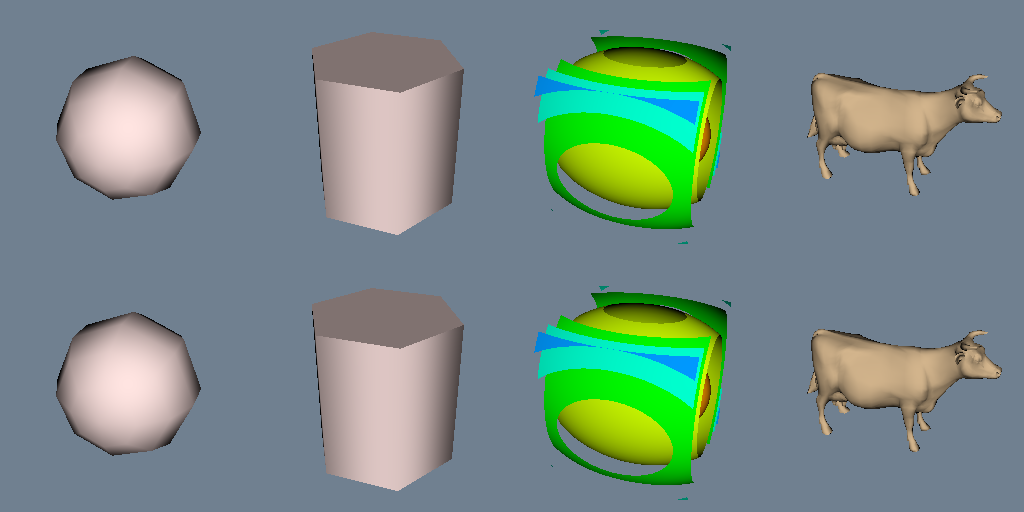

Python code for this plot:
#!/usr/bin/env python

# Compare flat versus Gouraud shading on four different geometries:
# sphere, cylinder, isosurface, and an OBJ model (cow).

import os
from pathlib import Path

# Factory overrides: importing these modules registers the OpenGL rendering
# and interaction style implementations for vtkRenderingCore factory classes.
import vtkmodules.vtkInteractionStyle  # noqa: F401
import vtkmodules.vtkRenderingOpenGL2  # noqa: F401

# VTK pipeline classes used in this example
from vtkmodules.vtkCommonDataModel import vtkQuadric
from vtkmodules.vtkFiltersCore import vtkContourFilter
from vtkmodules.vtkFiltersSources import (
    vtkCylinderSource,
    vtkSphereSource,
)
from vtkmodules.vtkIOGeometry import vtkOBJReader
from vtkmodules.vtkImagingHybrid import vtkSampleFunction
from vtkmodules.vtkRenderingCore import (
    vtkActor,
    vtkPolyDataMapper,
    vtkRenderWindow,
    vtkRenderWindowInteractor,
    vtkRenderer,
)

# Colors (normalized RGB)
misty_rose = (1.0, 0.894, 0.882)
tan_color = (0.824, 0.706, 0.549)
background = (0.439, 0.502, 0.565)

# Data directory
data_dir = Path(os.environ.get("VPE_DATA_DIR", Path(__file__).parent))

# ---------- column 0: sphere ----------
sphere = vtkSphereSource()

sphere_mapper = vtkPolyDataMapper()
sphere_mapper.SetInputConnection(sphere.GetOutputPort())

flat_sphere_actor = vtkActor()
flat_sphere_actor.SetMapper(sphere_mapper)
flat_sphere_actor.GetProperty().SetColor(misty_rose)
flat_sphere_actor.GetProperty().SetInterpolationToFlat()

smooth_sphere_actor = vtkActor()
smooth_sphere_actor.SetMapper(sphere_mapper)
smooth_sphere_actor.GetProperty().SetColor(misty_rose)
smooth_sphere_actor.GetProperty().SetInterpolationToGouraud()

# ---------- column 1: cylinder ----------
cylinder = vtkCylinderSource()

cylinder_mapper = vtkPolyDataMapper()
cylinder_mapper.SetInputConnection(cylinder.GetOutputPort())

flat_cylinder_actor = vtkActor()
flat_cylinder_actor.SetMapper(cylinder_mapper)
flat_cylinder_actor.GetProperty().SetColor(misty_rose)
flat_cylinder_actor.GetProperty().SetInterpolationToFlat()

smooth_cylinder_actor = vtkActor()
smooth_cylinder_actor.SetMapper(cylinder_mapper)
smooth_cylinder_actor.GetProperty().SetColor(misty_rose)
smooth_cylinder_actor.GetProperty().SetInterpolationToGouraud()

# ---------- column 2: isosurface ----------
quadric = vtkQuadric()
quadric.SetCoefficients(1, 2, 3, 0, 1, 0, 0, 0, 0, 0)

sample = vtkSampleFunction()
sample.SetSampleDimensions(25, 25, 25)
sample.SetImplicitFunction(quadric)

contour = vtkContourFilter()
contour.SetInputConnection(sample.GetOutputPort())
contour.GenerateValues(5, 1.0, 6.0)

contour_mapper = vtkPolyDataMapper()
contour_mapper.SetInputConnection(contour.GetOutputPort())
contour_mapper.SetScalarRange(0, 7)

flat_iso_actor = vtkActor()
flat_iso_actor.SetMapper(contour_mapper)
flat_iso_actor.GetProperty().SetInterpolationToFlat()

smooth_iso_actor = vtkActor()
smooth_iso_actor.SetMapper(contour_mapper)
smooth_iso_actor.GetProperty().SetInterpolationToGouraud()

# ---------- column 3: OBJ model (cow) ----------
reader = vtkOBJReader()
reader.SetFileName(str(data_dir / "cow.obj"))

model_mapper = vtkPolyDataMapper()
model_mapper.SetInputConnection(reader.GetOutputPort())

flat_model_actor = vtkActor()
flat_model_actor.SetMapper(model_mapper)
flat_model_actor.GetProperty().SetColor(tan_color)
flat_model_actor.GetProperty().SetInterpolationToFlat()

smooth_model_actor = vtkActor()
smooth_model_actor.SetMapper(model_mapper)
smooth_model_actor.GetProperty().SetColor(tan_color)
smooth_model_actor.GetProperty().SetInterpolationToGouraud()

# Renderer 0: flat sphere (top-left)
renderer_0 = vtkRenderer()
renderer_0.AddActor(flat_sphere_actor)
renderer_0.SetBackground(background)
renderer_0.SetViewport(0.0, 0.5, 0.25, 1.0)

# Renderer 1: smooth sphere (bottom-left)
renderer_1 = vtkRenderer()
renderer_1.AddActor(smooth_sphere_actor)
renderer_1.SetBackground(background)
renderer_1.SetViewport(0.0, 0.0, 0.25, 0.5)
renderer_1.SetActiveCamera(renderer_0.GetActiveCamera())

# Renderer 2: flat cylinder
renderer_2 = vtkRenderer()
renderer_2.AddActor(flat_cylinder_actor)
renderer_2.SetBackground(background)
renderer_2.SetViewport(0.25, 0.5, 0.5, 1.0)

# Renderer 3: smooth cylinder
renderer_3 = vtkRenderer()
renderer_3.AddActor(smooth_cylinder_actor)
renderer_3.SetBackground(background)
renderer_3.SetViewport(0.25, 0.0, 0.5, 0.5)
renderer_3.SetActiveCamera(renderer_2.GetActiveCamera())

# Renderer 4: flat iso surface
renderer_4 = vtkRenderer()
renderer_4.AddActor(flat_iso_actor)
renderer_4.SetBackground(background)
renderer_4.SetViewport(0.5, 0.5, 0.75, 1.0)

# Renderer 5: smooth iso surface
renderer_5 = vtkRenderer()
renderer_5.AddActor(smooth_iso_actor)
renderer_5.SetBackground(background)
renderer_5.SetViewport(0.5, 0.0, 0.75, 0.5)
renderer_5.SetActiveCamera(renderer_4.GetActiveCamera())

# Renderer 6: flat model
renderer_6 = vtkRenderer()
renderer_6.AddActor(flat_model_actor)
renderer_6.SetBackground(background)
renderer_6.SetViewport(0.75, 0.5, 1.0, 1.0)

# Renderer 7: smooth model
renderer_7 = vtkRenderer()
renderer_7.AddActor(smooth_model_actor)
renderer_7.SetBackground(background)
renderer_7.SetViewport(0.75, 0.0, 1.0, 0.5)
renderer_7.SetActiveCamera(renderer_6.GetActiveCamera())

# Window: display the rendered scene
render_window = vtkRenderWindow()
render_window.AddRenderer(renderer_0)
render_window.AddRenderer(renderer_1)
render_window.AddRenderer(renderer_2)
render_window.AddRenderer(renderer_3)
render_window.AddRenderer(renderer_4)
render_window.AddRenderer(renderer_5)
render_window.AddRenderer(renderer_6)
render_window.AddRenderer(renderer_7)
render_window.SetWindowName("flat versus gouraud")
render_window.SetMultiSamples(0)
render_window.SetSize(1024, 512)

# Scene: configure cameras
renderer_0.GetActiveCamera().Azimuth(20)
renderer_0.GetActiveCamera().Elevation(30)
renderer_0.ResetCamera()
renderer_2.GetActiveCamera().Azimuth(20)
renderer_2.GetActiveCamera().Elevation(30)
renderer_2.ResetCamera()
renderer_4.GetActiveCamera().Azimuth(20)
renderer_4.GetActiveCamera().Elevation(30)
renderer_4.ResetCamera()
renderer_6.GetActiveCamera().Azimuth(20)
renderer_6.GetActiveCamera().Elevation(30)
renderer_6.ResetCamera()

# Interactor: handle mouse and keyboard events
interactor = vtkRenderWindowInteractor()
interactor.SetRenderWindow(render_window)

# Launch the interactive visualization
render_window.Render()
interactor.Start()
